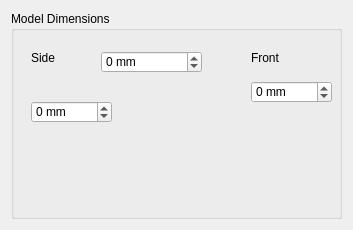
         <widget class="QWidget" name="tab_6">
          <attribute name="title">
           <string>Cap</string>
          </attribute>
          <layout class="QVBoxLayout" name="verticalLayout_14">
           <item>
            <widget class="QGroupBox" name="groupBox_9">
             <property name="minimumSize">
              <size>
               <width>331</width>
               <height>208</height>
              </size>
             </property>
             <property name="title">
              <string>Model Dimensions</string>
             </property>
             <widget class="QLabel" name="label_46">
              <property name="geometry">
               <rect>
                <x>100</x>
                <y>60</y>
                <width>111</width>
                <height>81</height>
               </rect>
              </property>
              <property name="text">
               <string/>
              </property>
              <property name="pixmap">
               <pixmap resource="tracker_pt_base.qrc">:/Resources/cap_side.png</pixmap>
              </property>
             </widget>
             <widget class="QLabel" name="label_48">
              <property name="geometry">
               <rect>
                <x>20</x>
                <y>40</y>
                <width>46</width>
                <height>13</height>
               </rect>
              </property>
              <property name="text">
               <string>Side</string>
              </property>
             </widget>
             <widget class="QSpinBox" name="cap_length_spin">
              <property name="geometry">
               <rect>
                <x>90</x>
                <y>40</y>
                <width>101</width>
                <height>22</height>
               </rect>
              </property>
              <property name="suffix">
               <string> mm</string>
              </property>
              <property name="minimum">
               <number>-65535</number>
              </property>
              <property name="maximum">
               <number>65535</number>
              </property>
             </widget>
             <widget class="QLabel" name="label_47">
              <property name="geometry">
               <rect>
                <x>220</x>
                <y>100</y>
                <width>81</width>
                <height>81</height>
               </rect>
              </property>
              <property name="text">
               <string/>
              </property>
              <property name="pixmap">
               <pixmap resource="tracker_pt_base.qrc">:/Resources/cap_front.png</pixmap>
              </property>
             </widget>
             <widget class="QSpinBox" name="cap_width_spin">
              <property name="geometry">
               <rect>
                <x>240</x>
                <y>70</y>
                <width>81</width>
                <height>22</height>
               </rect>
              </property>
              <property name="suffix">
               <string> mm</string>
              </property>
              <property name="minimum">
               <number>-65535</number>
              </property>
              <property name="maximum">
               <number>65535</number>
              </property>
             </widget>
             <widget class="QLabel" name="label_49">
              <property name="geometry">
               <rect>
                <x>240</x>
                <y>40</y>
                <width>46</width>
                <height>13</height>
               </rect>
              </property>
              <property name="text">
               <string>Front</string>
              </property>
             </widget>
             <widget class="QSpinBox" name="cap_height_spin">
              <property name="geometry">
               <rect>
                <x>20</x>
                <y>90</y>
                <width>81</width>
                <height>22</height>
               </rect>
              </property>
              <property name="suffix">
               <string> mm</string>
              </property>
              <property name="minimum">
               <number>-65535</number>
              </property>
              <property name="maximum">
               <number>65535</number>
              </property>
             </widget>
            </widget>
           </item>
          </layout>
         </widget>
